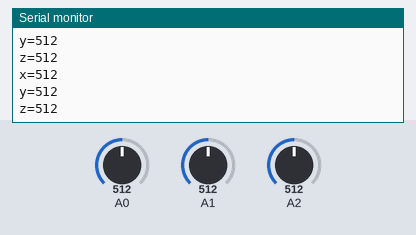
A sketch run on a simulated Arduino Uno, built with avr-gcc and run on an emulated ATmega328P. Parts: the last lines printed to the serial monitor. Inputs (shaded band) come from the test bench; at power-on: A0 = 512, A1 = 512, A2 = 512.

Above: at 1.3 s.
1.4 s: A0 set to 716
At 1.82 s:
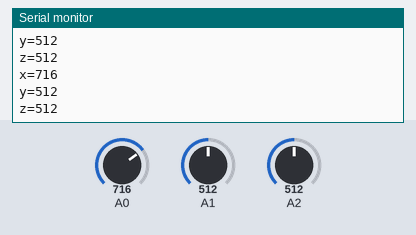
2.9 s: A1 set to 716
At 3.32 s:
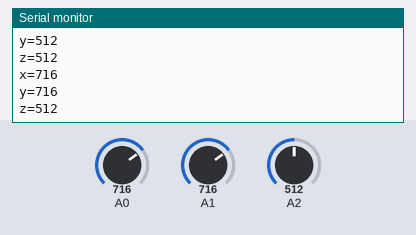
4.4 s: A2 set to 716
At 4.82 s:
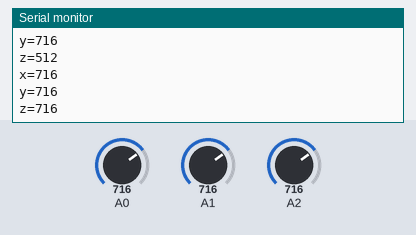
5.9 s: A0 set to 900
At 6.32 s:
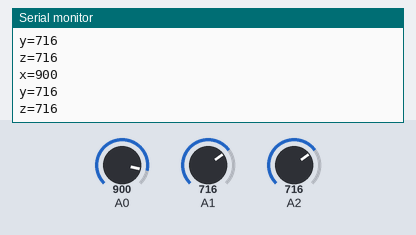
7.4 s: A1 set to 900
At 7.83 s:
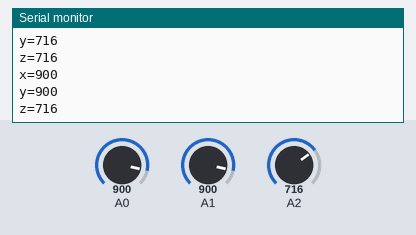
8.9 s: A2 set to 900
At 9.33 s:
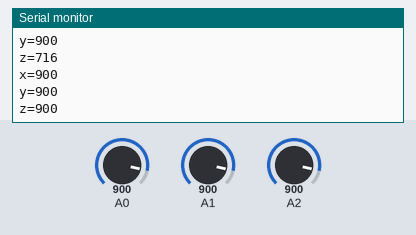
Timing chart, 0 to 11.4 s (numbered marks = the images above; inputs shaded):
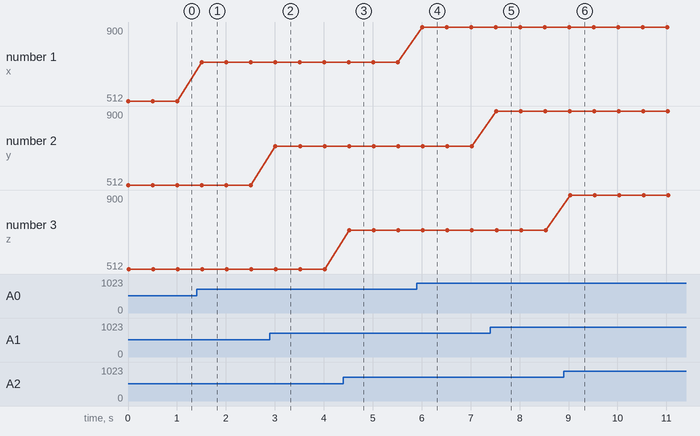

The sketch:

accel.ino
```cpp
//Program to interface with low cost MEMS accelerometer ADXL345 ADXL345
/*This program was wirtten by Adithya Selvaprithiviraj
This program is free software: you can redistribute it and/or modify
it under the terms of the GNU General Public License as published by
the Free Software Foundation, either version 3 of the License, or GNU General Public License for more details.

You should have received a copy of the GNU General Public License
along with this program. If not, see <http://www.gnu.org/licenses/>.*/

/* the three analog output pins of the Accelerometer ADXL345 are directly tied to arduino A0 to A2*/

void setup()
{
  Serial.begin(9600);
}
void loop()
{
  int x=analogRead(0);
  int y=analogRead(1);
  int z=analogRead(2);
  Serial.print("x=");
  Serial.println(x);
  Serial.print("y=");
  Serial.println(y);
  Serial.print("z=");
  Serial.println(z);
  delay(500);
}
```

Measured:
- after the input at 1.4 s, the serial monitor: prints a new line after 0.10 s (image 1)
- after the input at 2.9 s, the serial monitor: prints a new line after 0.11 s (image 2)
- after the input at 4.4 s, the serial monitor: prints a new line after 0.12 s (image 3)
- after the input at 5.9 s, the serial monitor: prints a new line after 0.11 s (image 4)
- after the input at 7.4 s, the serial monitor: prints a new line after 0.12 s (image 5)
- after the input at 8.9 s, the serial monitor: prints a new line after 0.13 s (image 6)
- plotted number 1: 512 → 716 after the input at 1.4 s, 716 → 900 after the input at 5.9 s
